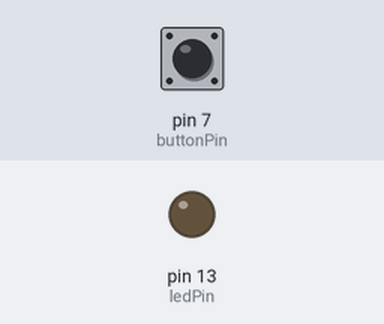
Simulated run of this sketch. Board: Arduino Uno, built with avr-gcc and run on an emulated ATmega328P. On the bench: output pins drawn as LEDs (lit = HIGH). The test bench sets the inputs (shaded band); at power-on: pin 7 (buttonPin) LOW.

Above: at 1.2 s.
1.3 s: pin 7 (buttonPin) pulled HIGH for 0.15 s
At 1.37 s:
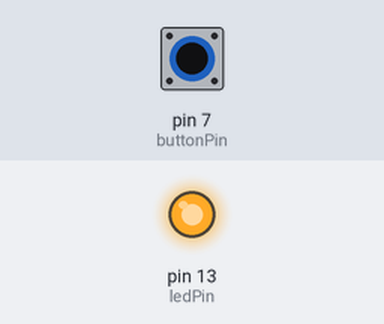
2.9 s: pin 7 (buttonPin) pulled HIGH for 3.2 s
At 6.5 s:
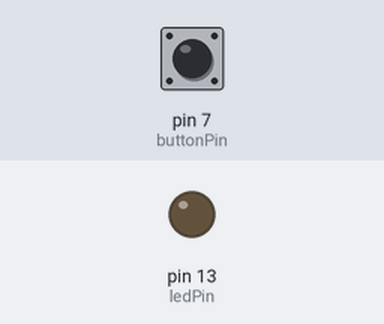
Timing chart, 0 to 8.0 s (numbered marks = the images above; inputs shaded):
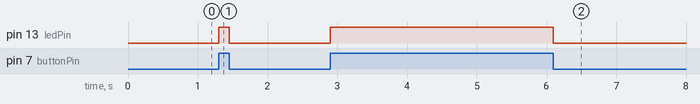

Measured:
- after the input at 1.3 s, pin 13 (ledPin): LOW → HIGH at once, → LOW 0.15 s later
- after the input at 2.9 s, pin 13 (ledPin): LOW → HIGH at once, → LOW 3.2 s later

The sketch:

ledflashlight.ino
```cpp
int ledPin = 13;
int buttonPin = 7;
int buttonState = 0;

void setup() {
  // put your setup code here, to run once:
  pinMode(ledPin, OUTPUT);      // sets the digital pin 13 as output
  pinMode(buttonPin, INPUT);      // sets the digital pin 7 as input
}

void loop() {
  // read the state of the pushbutton value:
  buttonState = digitalRead(buttonPin);

  // check if the pushbutton is pressed.
  // if it is, the buttonState is HIGH:
  if (buttonState == HIGH) {
    // turn LED on:
    digitalWrite(ledPin, HIGH);
  } else {
    // turn LED off:
    digitalWrite(ledPin, LOW);
  }
}
```
